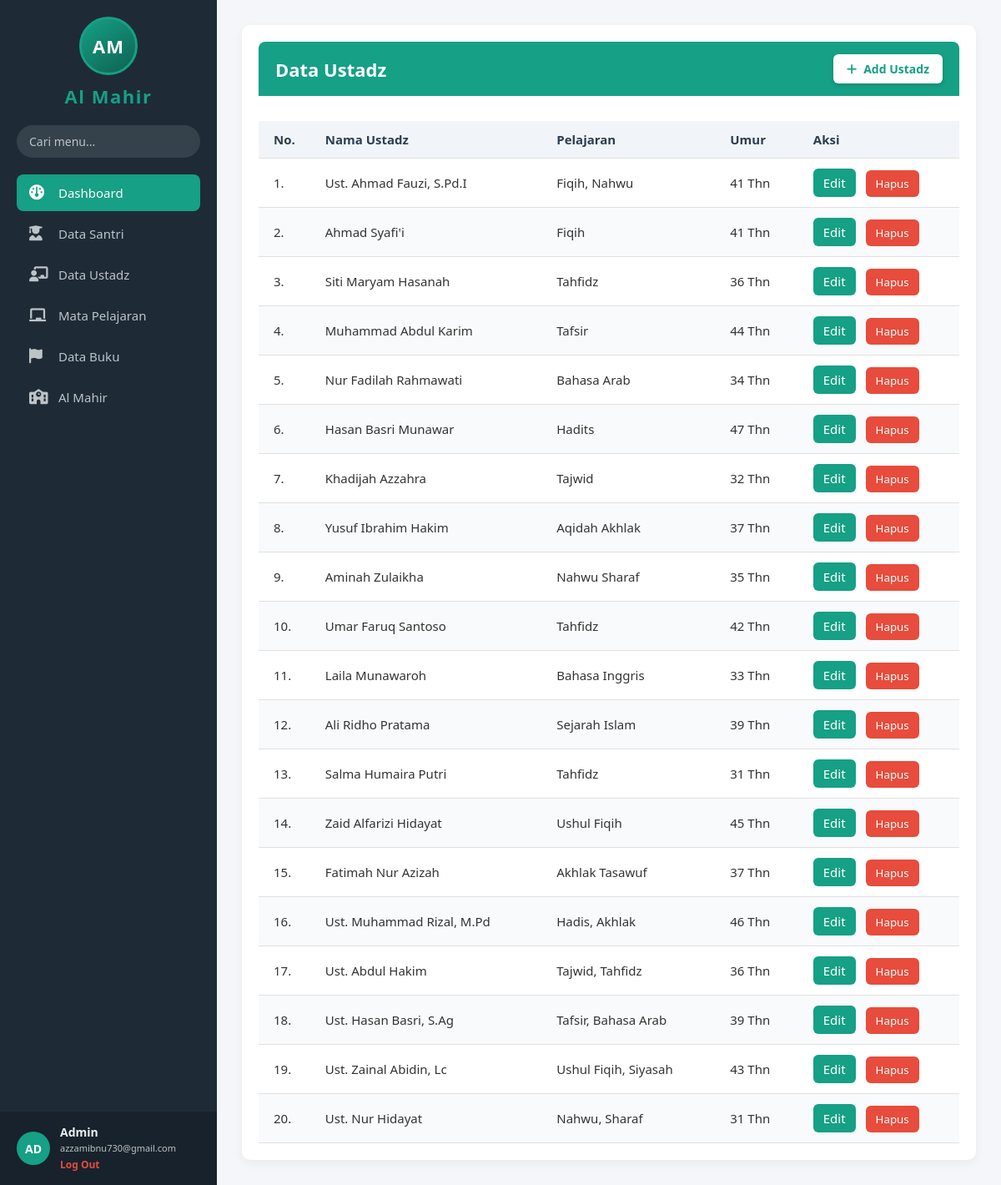
The page /data_ustadz.php on the database its author committed.
### tables this page shows
CREATE TABLE `tb_ustadz` (
  `nip` varchar(20) NOT NULL,
  `nama_lengkap` varchar(100) NOT NULL,
  `nama_panggilan` varchar(50) NOT NULL,
  `kelamin` char(1) NOT NULL DEFAULT 'L',
  `tgl_lahir` date NOT NULL,
  `pdk_terakhir` varchar(60) NOT NULL,
  `bidang_keahlian` varchar(100) NOT NULL,
  `alamat` text NOT NULL,
  `no_telp` varchar(20) NOT NULL,
  `status` varchar(20) NOT NULL DEFAULT 'Aktif'
);

### data_ustadz.php (the view, shortened to what this page needs)
<?php
require __DIR__ . '/connection.php';
try {
    $ustadzResult = $conn->query('SELECT nip, nama_lengkap, bidang_keahlian, tgl_lahir FROM tb_ustadz ORDER BY nip');
} catch (mysqli_sql_exception $exception) {
    $ustadzResult = false;
    error_log('Gagal mengambil data dari tabel tb_ustadz: ' . $exception->getMessage());
}
$ustadzQueryError = $ustadzResult === false;
?>
<!DOCTYPE html>
<html lang="id">
<head>
    <link rel="stylesheet" href="https://cdnjs.cloudflare.com/ajax/libs/font-awesome/6.5.1/css/all.min.css">
    <link rel="stylesheet" href="style.css">
</head>
<body>
    <aside class="sidebar">
        <div class="sidebar-top">
            <div class="logo-brand">
                <div class="brand-mark" role="img" aria-label="Logo Al Mahir">AM</div>
            </div>
            <div class="logo-text">Al Mahir</div>
            <div class="sidebar-search">
                <input type="text" placeholder="Cari menu...">
            </div>
            <ul class="sidebar-nav">
               <li><a href="index.php" class="active"><i class="fa-solid fa-gauge"></i>Dashboard</a></li>
                <li><a href="data_santri.php"><i class="fa-solid fa-user-graduate"></i>Data Santri</a></li>
                <li><a href="data_ustadz.php"><i class="fa-solid fa-chalkboard-user"></i>Data Ustadz</a></li>
                <li><a href="data_pelajaran.php"><i class="fa-solid fa-chalkboard"></i>Mata Pelajaran</a></li>
                <li><a href="data_buku.php"><i class="fa-solid fa-flag"></i>Data Buku</a></li>
                <li><a href="data_almahir.php"><i class="fa-solid fa-school"></i>Al Mahir</a></li>
            </ul>
        </div>
        <div class="sidebar-footer">
            <div class="user-avatar">AD</div>
            <div class="user-info">
                <h4>Admin</h4>
                <p>azzamibnu730@gmail.com</p>
                <a href="login.html" class="logout-btn">Log Out</a>
            </div>
        </div>
    </aside>
    <main class="main-content">
        <div id="tabel-santri" class="content-section">
            <div class="card-header-teal">
                <h1>Data Ustadz</h1>
                <a href="add.php?entity=ustadz" class="btn-add-santri">
                    <i class="fa-solid fa-plus"></i> Add Ustadz
                </a>
            </div>
            <div class="w3-container table-wrap">
                <table class="tabel-santri">
                    <thead>
                        <tr>
                            <th>No.</th>
                            <th>Nama Ustadz</th>
                            <th>Pelajaran</th>
                            <th>Umur</th>
                            <th>Aksi</th>
                        </tr>
                    </thead>
                    <tbody>
                        <?php if ($ustadzQueryError): ?>
                            <tr><td colspan="5">Data ustadz tidak dapat dimuat. Pastikan tabel tb_ustadz tersedia.</td></tr>
                        <?php elseif ($ustadzResult->num_rows === 0): ?>
                            <tr><td colspan="5">Belum ada data ustadz.</td></tr>
                        <?php else: ?>
                            <?php $nomor = 1; ?>
                            <?php while ($ustadz = $ustadzResult->fetch_assoc()): ?>
                                <?php
                                $tanggalLahir = DateTimeImmutable::createFromFormat('!Y-m-d', (string) $ustadz['tgl_lahir']);
                                $umur = $tanggalLahir
                                    ? (string) $tanggalLahir->diff(new DateTimeImmutable('today'))->y . ' Thn'
                                    : '-';
                                ?>
                                <tr>
                                    <td><?= $nomor++ ?>.</td>
                                    <td><?= htmlspecialchars($ustadz['nama_lengkap'], ENT_QUOTES, 'UTF-8') ?></td>
                                    <td><?= htmlspecialchars($ustadz['bidang_keahlian'], ENT_QUOTES, 'UTF-8') ?></td>
                                    <td><?= htmlspecialchars($umur, ENT_QUOTES, 'UTF-8') ?></td>
                                    <td>
                                        <a class="btn-edit" href="edit.php?entity=ustadz&amp;id=<?= rawurlencode((string) $ustadz['nip']) ?>">Edit</a>
                                        <form action="delete.php" method="post" onsubmit="return confirm('Yakin ingin menghapus data ustadz ini?');">
                                            <button type="submit" class="btn-delete">Hapus</button>
                                        </form>
                                    </td>
                                </tr>
                            <?php endwhile; ?>
                        <?php endif; ?>
                    </tbody>
                </table>
            </div>
     </main>
</body>
</html>

### rows shown on the page
tb_ustadz: nama_lengkap "Ust. Ahmad Fauzi, S.Pd.I", bidang_keahlian "Fiqih, Nahwu", tgl_lahir "41 Thn"
tb_ustadz: nama_lengkap "Ahmad Syafi'i", bidang_keahlian "Fiqih", tgl_lahir "41 Thn"
tb_ustadz: nama_lengkap "Siti Maryam Hasanah", bidang_keahlian "Tahfidz", tgl_lahir "36 Thn"
tb_ustadz: nama_lengkap "Muhammad Abdul Karim", bidang_keahlian "Tafsir", tgl_lahir "44 Thn"
tb_ustadz: nama_lengkap "Nur Fadilah Rahmawati", bidang_keahlian "Bahasa Arab", tgl_lahir "34 Thn"
tb_ustadz: nama_lengkap "Hasan Basri Munawar", bidang_keahlian "Hadits", tgl_lahir "47 Thn"
tb_ustadz: nama_lengkap "Khadijah Azzahra", bidang_keahlian "Tajwid", tgl_lahir "32 Thn"
tb_ustadz: nama_lengkap "Yusuf Ibrahim Hakim", bidang_keahlian "Aqidah Akhlak", tgl_lahir "37 Thn"
tb_ustadz: nama_lengkap "Aminah Zulaikha", bidang_keahlian "Nahwu Sharaf", tgl_lahir "35 Thn"
tb_ustadz: nama_lengkap "Umar Faruq Santoso", bidang_keahlian "Tahfidz", tgl_lahir "42 Thn"
tb_ustadz: nama_lengkap "Laila Munawaroh", bidang_keahlian "Bahasa Inggris", tgl_lahir "33 Thn"
tb_ustadz: nama_lengkap "Ali Ridho Pratama", bidang_keahlian "Sejarah Islam", tgl_lahir "39 Thn"
tb_ustadz: nama_lengkap "Salma Humaira Putri", bidang_keahlian "Tahfidz", tgl_lahir "31 Thn"
tb_ustadz: nama_lengkap "Zaid Alfarizi Hidayat", bidang_keahlian "Ushul Fiqih", tgl_lahir "45 Thn"
tb_ustadz: nama_lengkap "Fatimah Nur Azizah", bidang_keahlian "Akhlak Tasawuf", tgl_lahir "37 Thn"
tb_ustadz: nama_lengkap "Ust. Muhammad Rizal, M.Pd", bidang_keahlian "Hadis, Akhlak", tgl_lahir "46 Thn"
tb_ustadz: nama_lengkap "Ust. Abdul Hakim", bidang_keahlian "Tajwid, Tahfidz", tgl_lahir "36 Thn"
tb_ustadz: nama_lengkap "Ust. Hasan Basri, S.Ag", bidang_keahlian "Tafsir, Bahasa Arab", tgl_lahir "39 Thn"
tb_ustadz: nama_lengkap "Ust. Zainal Abidin, Lc", bidang_keahlian "Ushul Fiqih, Siyasah", tgl_lahir "43 Thn"
tb_ustadz: nama_lengkap "Ust. Nur Hidayat", bidang_keahlian "Nahwu, Sharaf", tgl_lahir "31 Thn"
